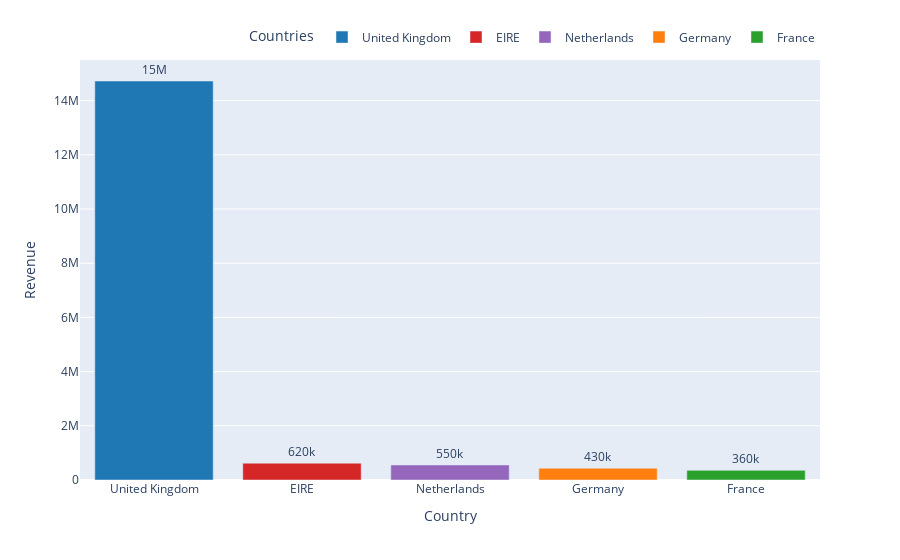

Notebook code for this chart:
### Markdown cell above
### Legend Customization

### Code cell
color_map = {
    'United Kingdom': '#1f77b4',
    'Germany': '#ff7f0e',
    'France': '#2ca02c',
    'EIRE': '#d62728',
    'Netherlands': '#9467bd'
}

fig = px.bar(top_countries.head(5),
             x='Country', y='Revenue',
             text='Revenue',
             color='Country',
             color_discrete_map=color_map)
fig.update_traces(texttemplate='%{text:.2s}', textposition='outside')
fig.update_layout(
    showlegend=True,
    legend_title="Countries",
    legend=dict(                         # Controls how and where the legend appears
        orientation='h',                 # Makes the legend horizontal (default is vertical).
        yanchor='bottom',                # Anchors the legend box vertically using its bottom edge.
        y=1.02,                          # Places the legend slightly above the main chart area (2% above top).
        xanchor='right',                 # Anchors the legend box horizontally using its right edge.
        x=1                              # Aligns the right edge of the legend with the right edge of the plot.
    )
)
fig.show()

### Figure 1 — Plotly figure (JSON) as saved in the notebook; plotly's stock layout.template omitted (floating-point values rounded to 4 significant figures)
{"data": [{"hovertemplate": "Country=%{x}<br>Revenue=%{text}<extra></extra>", "legendgroup": "United Kingdom", "marker": {"color": "#1f77b4", "pattern": {"shape": ""}}, "name": "United Kingdom", "orientation": "v", "showlegend": true, "text": [14720000.0], "textposition": "outside", "texttemplate": "%{text:.2s}", "type": "bar", "x": ["United Kingdom"], "xaxis": "x", "y": [14720000.0], "yaxis": "y"}, {"hovertemplate": "Country=%{x}<br>Revenue=%{text}<extra></extra>", "legendgroup": "EIRE", "marker": {"color": "#d62728", "pattern": {"shape": ""}}, "name": "EIRE", "orientation": "v", "showlegend": true, "text": [621600.0], "textposition": "outside", "texttemplate": "%{text:.2s}", "type": "bar", "x": ["EIRE"], "xaxis": "x", "y": [621600.0], "yaxis": "y"}, {"hovertemplate": "Country=%{x}<br>Revenue=%{text}<extra></extra>", "legendgroup": "Netherlands", "marker": {"color": "#9467bd", "pattern": {"shape": ""}}, "name": "Netherlands", "orientation": "v", "showlegend": true, "text": [554200.0], "textposition": "outside", "texttemplate": "%{text:.2s}", "type": "bar", "x": ["Netherlands"], "xaxis": "x", "y": [554200.0], "yaxis": "y"}, {"hovertemplate": "Country=%{x}<br>Revenue=%{text}<extra></extra>", "legendgroup": "Germany", "marker": {"color": "#ff7f0e", "pattern": {"shape": ""}}, "name": "Germany", "orientation": "v", "showlegend": true, "text": [431300.0], "textposition": "outside", "texttemplate": "%{text:.2s}", "type": "bar", "x": ["Germany"], "xaxis": "x", "y": [431300.0], "yaxis": "y"}, {"hovertemplate": "Country=%{x}<br>Revenue=%{text}<extra></extra>", "legendgroup": "France", "marker": {"color": "#2ca02c", "pattern": {"shape": ""}}, "name": "France", "orientation": "v", "showlegend": true, "text": [355300.0], "textposition": "outside", "texttemplate": "%{text:.2s}", "type": "bar", "x": ["France"], "xaxis": "x", "y": [355300.0], "yaxis": "y"}], "layout": {"barmode": "relative", "legend": {"orientation": "h", "title": {"text": "Countries"}, "tracegroupgap": 0, "x": 1, "xanchor": "right", "y": 1.02, "yanchor": "bottom"}, "margin": {"t": 60}, "showlegend": true, "xaxis": {"anchor": "y", "categoryarray": ["United Kingdom", "EIRE", "Netherlands", "Germany", "France"], "categoryorder": "array", "domain": [0, 1], "title": {"text": "Country"}}, "yaxis": {"anchor": "x", "domain": [0, 1], "title": {"text": "Revenue"}}}}
